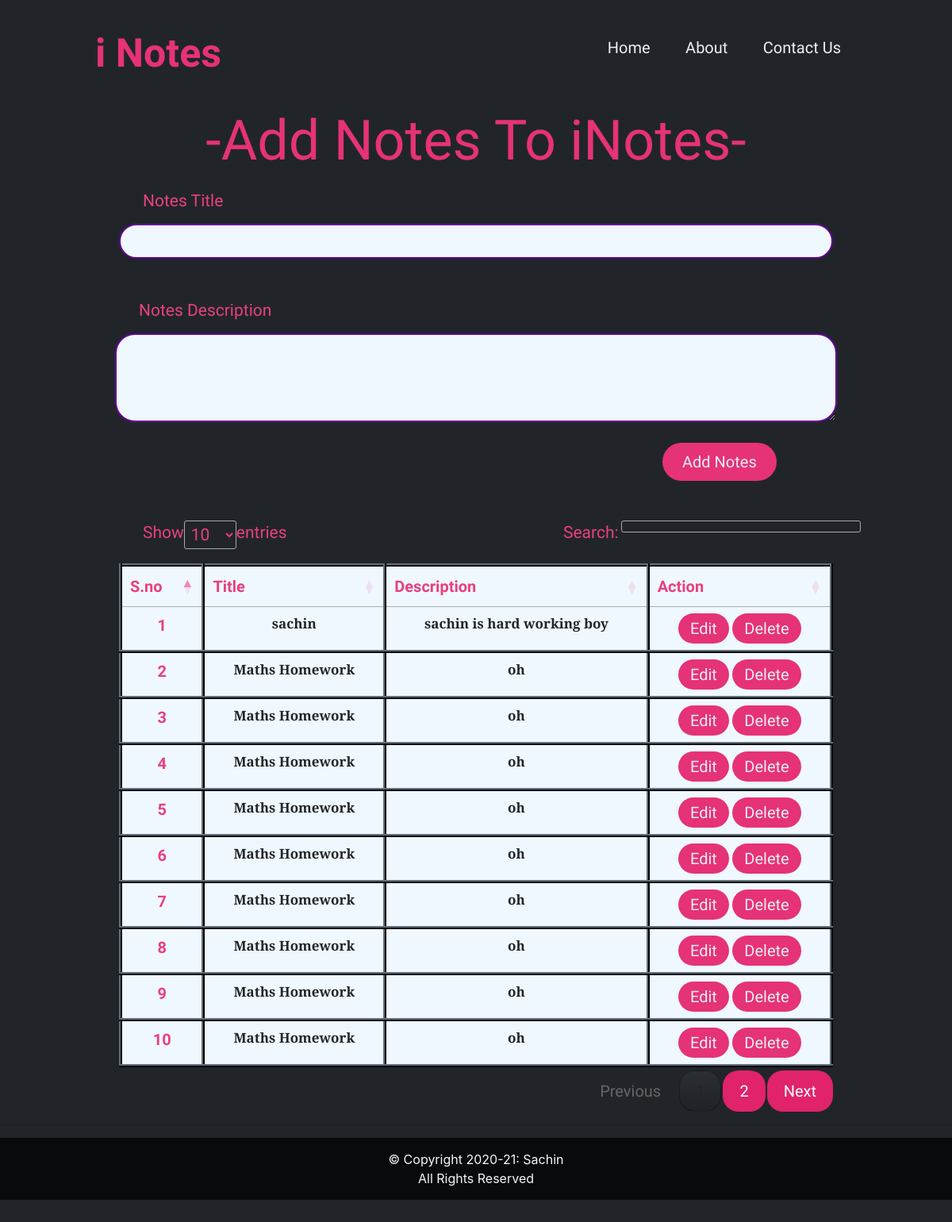
Screenshot of /iNotes/index.php with the database file from the repository.
### tables this page shows
CREATE TABLE `notes` (
  `sno` int(11) NOT NULL,
  `title` varchar(100) NOT NULL,
  `description` text NOT NULL
);

### iNotes/index.php (the view, shortened to what this page needs)
<?php
$servername = "localhost";
$username = "root";
$password = "";
$database = "notes";
$conn = mysqli_connect($servername, $username, $password, $database);
?>
<!doctype html>
<html lang="en">
<head>
  <link rel="stylesheet" href="https://stackpath.bootstrapcdn.com/bootstrap/4.4.1/css/bootstrap.min.css"
>
  <link rel="stylesheet" href="//cdn.datatables.net/1.10.20/css/jquery.dataTables.min.css">
    <link rel="stylesheet" href="./style.css">
</head>
<body>
  <div class="modal fade" id="editModal" tabindex="-1" role="dialog" aria-labelledby="editModalLabel"
    aria-hidden="true">
  </div>
  <header>
        <a href="./index.php" class="logo">i Notes</a>
        <nav>
            <ul class="nav_links">
                <li><a href="#">Home</a></li>
                <li><a href="#">About</a></li>
                <li><a href="#">Contact Us</a></li>
            </ul>
        </nav>
    </header>
    <h2>-Add Notes To iNotes-</h2>
    <div class="container">
        <form action="./index.php" method="POST">
            <div class="form_group">
                <label for="title"> Notes Title</label>
                <input type="text" id="title" name="title">
            </div>
            <div class="form_group">
                <label for="Description">Notes Description</label>
                <textarea id="description" name="description" rows="3"></textarea>
            </div>
            <button type="submit">Add Notes</button>
        </form>
    </div>
    <table class="table" id="myTable">
        <thead>
            <tr>
                <th scope="col">S.no</th>
                <th scope="col">Title</th>
                <th scope="col">Description</th>
                <th scope="col">Action</th>
            </tr>
        </thead>
        <tbody>
            <?php
                $sql = "SELECT * FROM notes ";
                $result = mysqli_query($conn,$sql);
                $sno = 0;
                while($row = mysqli_fetch_assoc($result)){
                    $sno = $sno + 1;
                echo "<tr>
                <th scope='row'>". $sno . "</th>
                <td>". $row['title'] . "</td>
                <td>". $row['description'] . "</td>
                <td> <button class='edit ' id=".$row['sno'].">Edit</button> <button class='delete' id=d".$row['sno'].">Delete</button>  </td>
                </tr>";
                }
            ?>
        </tbody>
    </table>
  <hr>
</body>
<footer>
  <p style="color: aliceblue; text-align: center;background-color: rgba(0, 0, 0, 0.733); padding: 15px;">&copy; Copyright 2020-21: Sachin<br>
    All Rights Reserved
  </p>
</footer>
</html>

### iNotes/style.css (style rules this page uses)
* { box-sizing: border-box; margin: 0; padding: 0; background-color: #21252a; }
h2 { text-align: center; color: #e63277; font-family: 'Amatic SC', cursive; font-size: 70px; font-weight: 500; }
body { box-sizing: border-box; margin: 0; padding: 0; background-color: #21252a; }
body { background-color: #21252a; }
li , a,button { font-family: 'Neucha', cursive; font-weight: 500; font-size: 20px; color: #edf0f1; text-decoration: none; }
header { display: flex; justify-content: flex-end; align-items: center; padding: 30px 10%; margin-top: }
.logo { cursor: pointer; color:#e63277; margin-right: auto; font-size: 50px; font-weight: 800; font-family: 'Homemade Apple', cursive; margin-top: auto; text-decoration: none; }
.nav_links { list-style: none; }
.nav_links li { display: inline-block; padding: 0px 20px; }
.nav_links li a { transition: all 0.3 ease 0s; }
button { margin-top: 20px; padding: 9px 25px ; background-color: #e63277; border:none; border-radius: 50px; cursor: pointer; transition: all 0.3 ease 0s; margin-left: 790px; }
.container { margin-top: -2vh; }
.form_group { width: fit-content; margin: auto; background-color: transparent; border: none; outline: none; font-size: 15px; margin-top: 50px; }
label { display: flex; margin-left: 30px; height: 4.5vh; font-size: 21px; font-family: 'Neucha', cursive; color: #e94080; }
input { width: 900px; background-color: aliceblue; align-items: center; border-radius: 25px; border: 2px solid #609; padding: 20px; height: 15px; }
textarea { background-color: aliceblue; width: 910px; padding: 80px; align-items: center; border-radius: 25px; border: 2px solid #609; padding: 20px; }
table, td,th { border: 1px #21252a; background-color: aliceblue; width: auto; margin-left: auto; margin-right: auto; margin-top: 7vh; text-align: center; table-layout: auto; padding: 15px; border-collapse: collapse; border-width: 4px; border-style: ridge; font-family: 'Neucha', cursive; }
th { font-size: 20px; color:#e94080; }
td { font-size: 17px; font-family: 'Cormorant', serif; font-weight: 600; }
.edit { margin: auto; padding: 4px 15px; }
.delete { margin: auto; padding: 4px 15px; }
.table.dataTable { width: 100%; margin: 0 auto; clear: both; border-collapse:collapse; border-spacing: 500px; }

### rows the page displays
notes: title "sachin", description "sachin is hard working boy"
notes: title "Maths Homework", description "oh"
notes: title "Maths Homework", description "oh"
notes: title "Maths Homework", description "oh"
notes: title "Maths Homework", description "oh"
notes: title "Maths Homework", description "oh"
notes: title "Maths Homework", description "oh"
notes: title "Maths Homework", description "oh"
notes: title "Maths Homework", description "oh"
notes: title "Maths Homework", description "oh"
